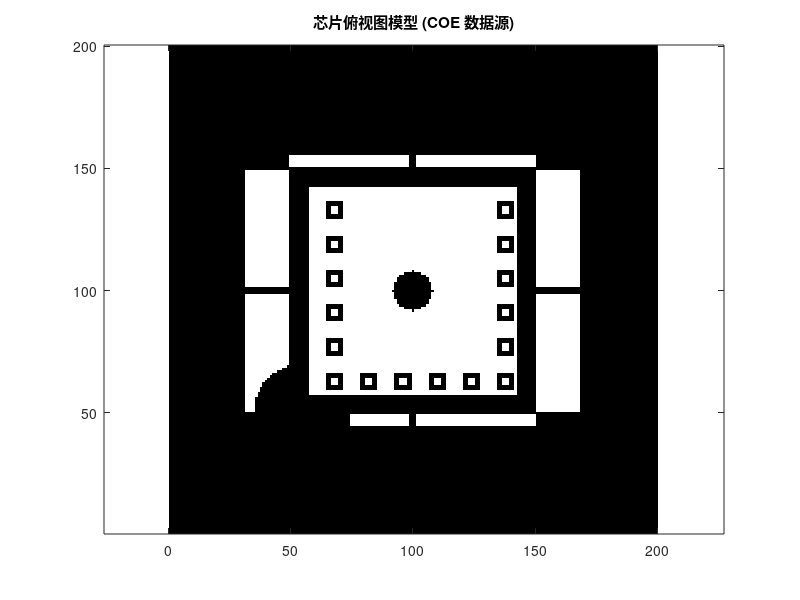

Source code (MATLAB):
clear; clc;

% ========== 1. 画布设置 ==========
N = 200;                % 画布 200x200
img = zeros(N, N);      % 0=黑色, 1=白色
[X, Y] = meshgrid(1:N, 1:N);

% ========== 2. 芯片主体 ==========
body_top = 45;    body_bottom = 155;
body_left = 50;   body_right = 150;
img(body_top:body_bottom, body_left:body_right) = 1;

% ========== 3. 引脚 ==========
pin_w = 8; pin_l = 18; num_pins = 12; start_y = 55; step_y = 9;
for i = 0:num_pins-1
    y_center = start_y + i * step_y;
    if y_center + 5 > body_bottom - 5, break; end
    y_start = y_center - floor(pin_w/2);
    y_end   = y_center + floor(pin_w/2);
    img(y_start:y_end, body_left-pin_l : body_left-1) = 1;
    img(y_start:y_end, body_right+1 : body_right+pin_l) = 1;
end

% ========== 4. 方向标识（左上角缺口） ==========
notch_cx = body_left + 5;  notch_cy = body_top + 5;
circle_mask = (X - notch_cx).^2 + (Y - notch_cy).^2 <= 20^2;
img(circle_mask) = 0;

% ========== 5. 内部结构 ==========
% 中央核心
core_size = 50;
core_left   = round(N/2) - core_size;
core_right  = round(N/2) + core_size;
core_top    = round(N/2) - core_size;
core_bottom = round(N/2) + core_size;
img(core_top:core_bottom, core_left:core_right) = 0;
inner_margin = 8;
img(core_top+inner_margin : core_bottom-inner_margin, ...
    core_left+inner_margin : core_right-inner_margin) = 1;
dot_r = 8; dot_cx = N/2; dot_cy = N/2;
dot_mask = (X - dot_cx).^2 + (Y - dot_cy).^2 <= dot_r^2;
img(dot_mask) = 0;

% 缓存块阵列
block_size = 6; spacing = 14;
for row = body_top+15 : spacing : body_bottom-15
    for col = body_left+15 : spacing : body_right-15
        if abs(col - N/2) > core_size/2 + 5 || abs(row - N/2) > core_size/2 + 5
            img(row:row+block_size, col:col+block_size) = 0;
            if row+2 <= N && col+2 <= N
                img(row+2:row+4, col+2:col+4) = 1;
            end
        end
    end
end

% 数据总线
img(N/2 - 1 : N/2 + 1, core_left - 20 : core_left) = 0;
img(N/2 - 1 : N/2 + 1, core_right : core_right + 20) = 0;
img(core_top - 20 : core_top, N/2 - 1 : N/2 + 1) = 0;
img(core_bottom : core_bottom + 20, N/2 - 1 : N/2 + 1) = 0;
for col = core_right+5 : spacing : body_right-15
    if col+spacing < body_right
        img(N/2 - 1 : N/2 + 1, col:col+6) = 0;
    end
end

% ========== 6. 显示图像 ==========
figure('Name', '芯片模型 (Chip Model)');
imagesc(img); colormap(gray); axis equal tight;
set(gca, 'YDir', 'normal');
title('芯片俯视图模型 (COE 数据源)');

% ========== 7. 生成 COE（十六进制，每8像素打包） ==========
data_bits = reshape(img', 1, []);
num_pixels = length(data_bits);
if mod(num_pixels, 8) ~= 0
    pad_count = 8 - mod(num_pixels, 8);
    data_bits = [data_bits, zeros(1, pad_count)];
    fprintf('⚠️ 补零 %d 个像素以凑整字节\n', pad_count);
end
num_bytes = num_pixels / 8;
byte_vector = zeros(1, num_bytes, 'uint8');
for i = 1:num_bytes
    start_idx = (i-1)*8 + 1;
    bits = data_bits(start_idx:start_idx+7);
    byte_val = bits(1)*128 + bits(2)*64 + bits(3)*32 + bits(4)*16 + ...
               bits(5)*8   + bits(6)*4  + bits(7)*2  + bits(8);
    byte_vector(i) = byte_val;
end

fileID = fopen('chip_model.coe', 'w');
fprintf(fileID, 'memory_initialization_radix=16;\n');
fprintf(fileID, 'memory_initialization_vector=\n');
for i = 1:num_bytes-1
    fprintf(fileID, '%02X, ', byte_vector(i));
    if mod(i, 16) == 0, fprintf(fileID, '\n'); end
end
fprintf(fileID, '%02X;', byte_vector(end));
fclose(fileID);

% ========== 8. 统计信息 ==========
fprintf('\n========== COE 数据统计 ==========\n');
fprintf('原始图像分辨率 : %d × %d = %d 像素\n', N, N, N*N);
fprintf('打包后字节数   : %d (每字节含8个像素)\n', num_bytes);
fprintf('值为 1 的像素数: %d\n', sum(img(:) == 1));
fprintf('值为 0 的像素数: %d\n', sum(img(:) == 0));
fprintf('✅ 芯片模型 COE 文件已生成: chip_model.coe (十六进制格式)\n');
fprintf('==================================\n');
